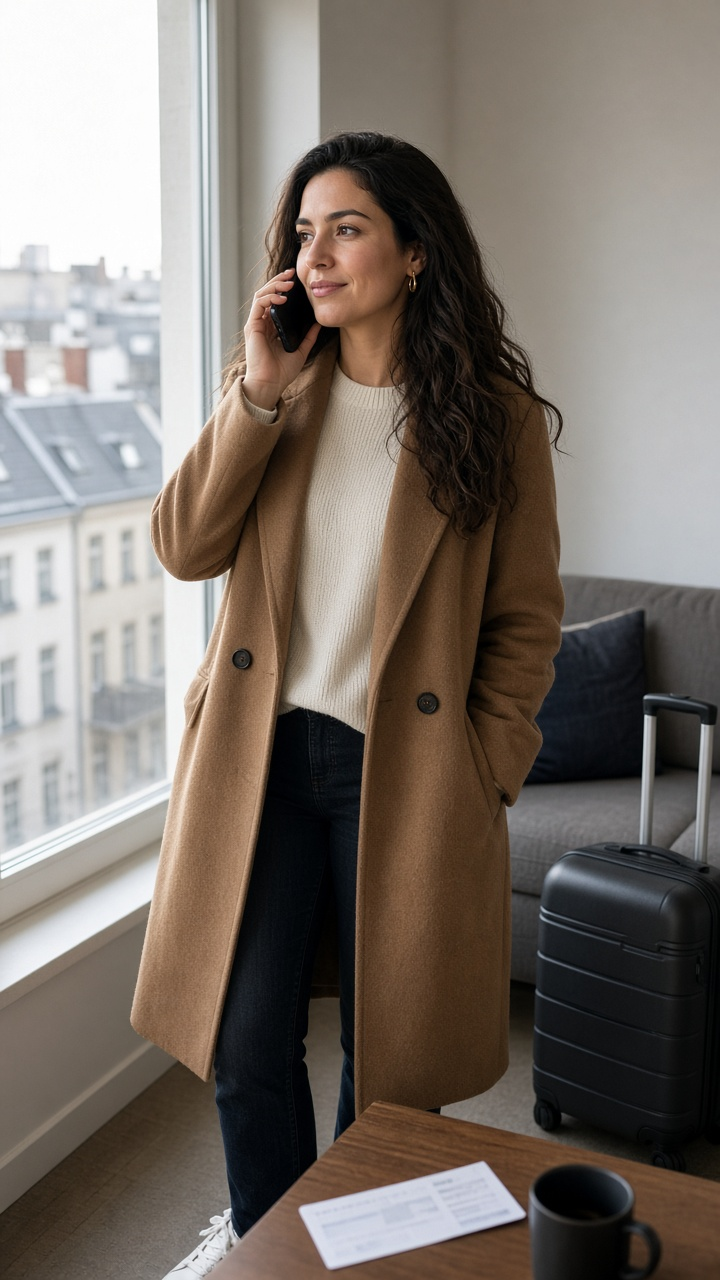
#> input picture ads/google/stills/01_berlin_call.png, 720 x 1280 px
$ python -i make_tagline_spots.py   (imports and definitions only)
#> lines starting #> are read from the running program, lines starting #| are printed output that depends on the picture
#!/usr/bin/env python3
"""Four very short brand spots — one tagline each, ending on Taxi and Fly.

Frames are drawn one by one so the words land on the voice instead of just
sliding a still around.
"""

from __future__ import annotations

import asyncio
import math
import shutil
import subprocess
import sys
import time
from pathlib import Path

import edge_tts
import numpy as np
from PIL import Image, ImageDraw, ImageFont

ROOT = Path(__file__).resolve().parent
BUILD = ROOT / "build"
ART = Path("/opt/cursor/artifacts")

sys.path.insert(0, str(ROOT))
from add_pretty_music import pretty_music  # noqa: E402
from build_video import FONT, FONT_REG, duration, ff, mix  # noqa: E402
from rebuild_brand_process import icon_lettering  # noqa: E402
from spot_audio import drive_music, logo_sting, plain_music  # noqa: E402

W, H, FPS = 1080, 1920, 30
GOLD = (255, 210, 40)
WHITE = (242, 242, 242)
GREY = (168, 168, 168)
BG = (8, 8, 8, 255)
APP_URL = "taxiapp2026.github.io/taxi-client-app"
BRAND_SPOKEN = (
    "Taxi and Fly. Η πιο εύκολη εφαρμογή για από και προς "
    "το αεροδρόμιο Ελ Βενιζέλος, Αθήνα."
)
BRAND_TAG = "Η πιο εύκολη εφαρμογή\nγια από και προς\nΑεροδρόμιο Ελ. Βενιζέλος · Αθήνα"

VOICE = "el-GR-NestorasNeural"
RATE = "-8%"
TICKS = 10_000_000.0

SPOTS = [
    {
        "slug": "pata-kleise-peta",
        "el": "Πάτα. Κλείσε. Πέτα.",
        "en": "Tap. Book. Fly.",
    },
    {
        "slug": "porta-pyli",
        "el": "Από την πόρτα σου μέχρι την πύλη σου",
        "en": "From your door to your gate",
    },
    {
        "slug": "xoris-agxos",
        "el": "Χωρίς εγγραφή. Χωρίς άγχος.",
        "en": "No sign-up. No stress.",
    },
    {
        "slug": "ptisi-porta",
        "el": "Η πτήση σου ξεκινάει από την πόρτα σου",
        "en": "Your flight starts at your front door",
    },
    {
        "slug": "gigantas-diamanti",
        "el": "Μην ψάχνεις τον γίγαντα.\nΒρες το διαμάντι.",
        "spoken": "Μην ψάχνεις τον γίγαντα. Βρες το διαμάντι.",
        "en": "Don't chase the giant. Find the diamond.",
        # Energetic drive bed under the VO; logo sting stays the same.
        "speech_bed": "drive",
        "brand_spoken": BRAND_SPOKEN,
        "brand_tag": BRAND_TAG,
    },
    {
        "slug": "odigoi-taxi",
        "el": "Επαγγελματίες πιστοποιημένοι\nοδηγοί ταξί.\nΣε συνδέουμε μαζί τους.",
        "spoken": "Επαγγελματίες πιστοποιημένοι οδηγοί ταξί. Σε συνδέουμε μαζί τους.",
        "en": "Certified taxi drivers. We connect you.",
        "speech_bed": "drive",
        "brand_spoken": BRAND_SPOKEN,
        "brand_tag": BRAND_TAG,
    },
]


def glow_layer() -> Image.Image:
    """Soft gold halo behind everything, so the black never looks flat."""
    h = H + 160
    yy, xx = np.mgrid[0:h, 0:W]
    d = np.sqrt(((xx - W / 2) / 620.0) ** 2 + ((yy - h / 2) / 760.0) ** 2)
    a = np.clip(1.0 - d, 0.0, 1.0) ** 2.4 * 78.0
    rgba = np.zeros((h, W, 4), dtype=np.uint8)
    rgba[..., 0], rgba[..., 1], rgba[..., 2] = GOLD
    rgba[..., 3] = a.astype(np.uint8)
    return Image.fromarray(rgba, "RGBA")


GLOW = glow_layer()
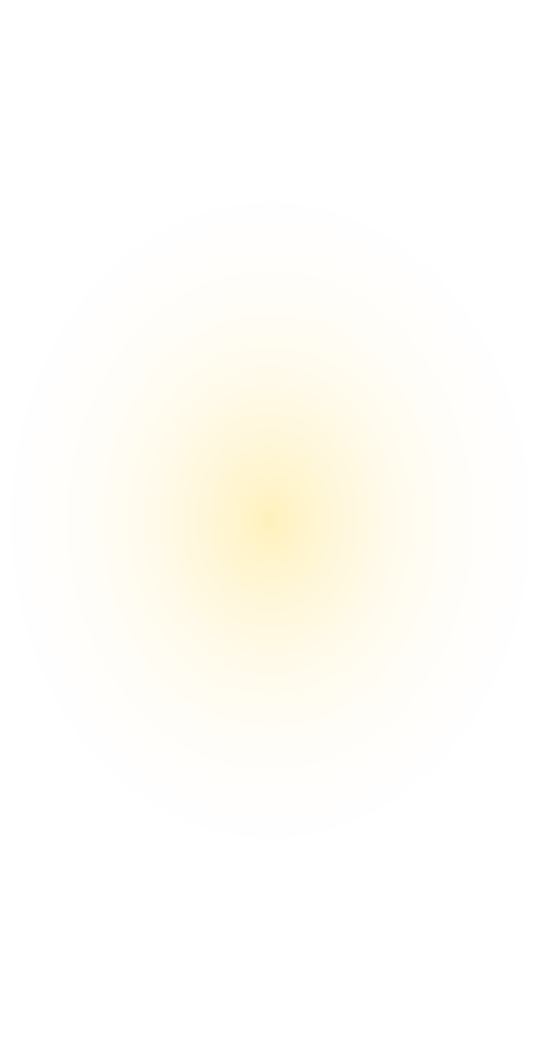
#> GLOW: PIL image 1080x2080 RGBA (shown at 1/2 size); mean R, G, B, A 255, 210, 40, 6.6; transparent parts drawn white
BADGE_SRC: Image.Image | None = None


# [153 lines left out: functions badge_image, layout_words, background, wrap_centered, tagline_frame, brand_frame, not called in this run]


# [22 lines not run here, left out]


def to_wav(src: Path, dst: Path) -> Path:
    ff("-i", str(src), "-ac", "1", "-ar", "44100", str(dst))
    return dst


def lead_silence(path: Path) -> float:
    out = subprocess.run(
        ["ffmpeg", "-v", "info", "-i", str(path), "-af", "silencedetect=noise=-50dB:d=0.05", "-f", "null", "-"],
        capture_output=True, text=True,
    ).stderr
    starts = [l for l in out.splitlines() if "silence_start" in l]
    ends = [l for l in out.splitlines() if "silence_end" in l]
    if not starts or not ends or float(starts[0].split("silence_start:")[1]) > 0.02:
        return 0.0
    return float(ends[0].split("silence_end:")[1].split("|")[0])


def trim_edges(src: Path, dst: Path) -> float:
    """Strip the dead air the TTS leaves at both ends; return the lead it cut."""
    lead = lead_silence(src)
    ff(
        "-i", str(src),
        "-af",
        "silenceremove=start_periods=1:start_duration=0:start_threshold=-50dB,"
        "areverse,"
        "silenceremove=start_periods=1:start_duration=0:start_threshold=-50dB,"
        "areverse",
        "-ac", "1", "-ar", "44100", str(dst),
    )
    return lead


GAP = 0.85
TAIL = 1.35
# Empty beat before the first word, so the open isn't clipped on entry.
INTRO = 0.45

VOICE_FX = (
    "highpass=f=80,equalizer=f=160:t=q:w=1:g=1.8,equalizer=f=2600:t=q:w=1:g=1.2,"
    "acompressor=threshold=-18dB:ratio=1.8:attack=15:release=140,"
    "aformat=sample_rates=44100:channel_layouts=stereo,volume=1.18"
)


# [46 lines left out: functions mix_voiced, mix_plain, encode, not called in this run]


# [141 lines not run here, left out]

>>> import cv2
>>> picture = cv2.imread('stills/01_berlin_call.png', cv2.IMREAD_GRAYSCALE)
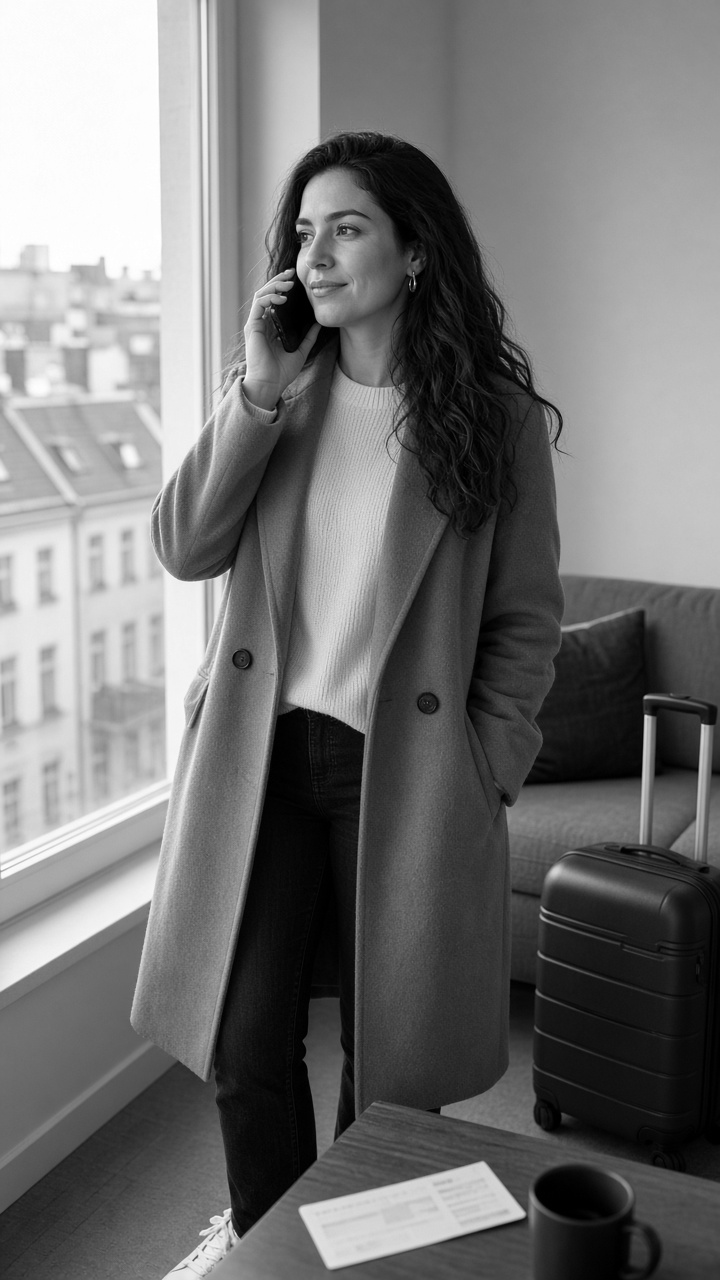
#> picture: shape (1280, 720); min 0, max 255, mean 115
>>> result = trim_edges(picture, 'out.png')
#> (the run stopped early here; a loop or call above may not have finished)

$ run again, on ads/google/stills/04_athens_arrivals.png
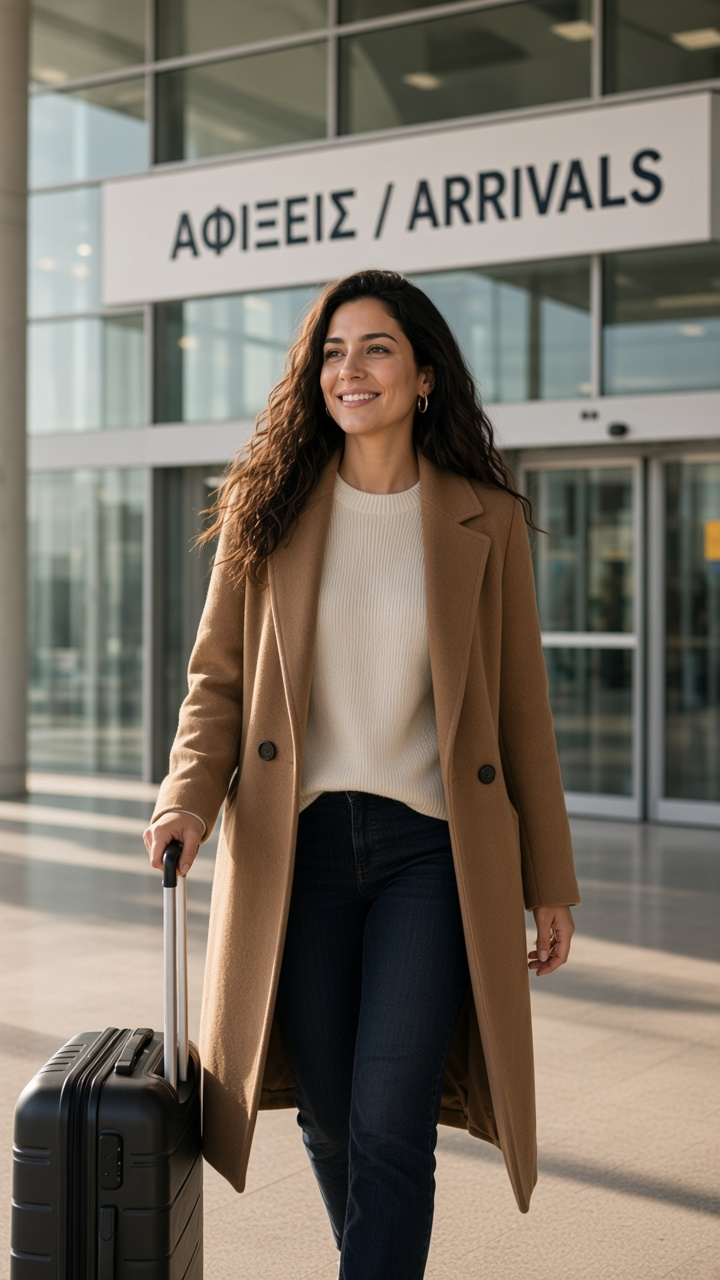
#> input picture ads/google/stills/04_athens_arrivals.png, 720 x 1280 px
#> `picture = cv2.imread('stills/01_berlin_call.png', cv2.IMREAD_GRAYSCALE)`:
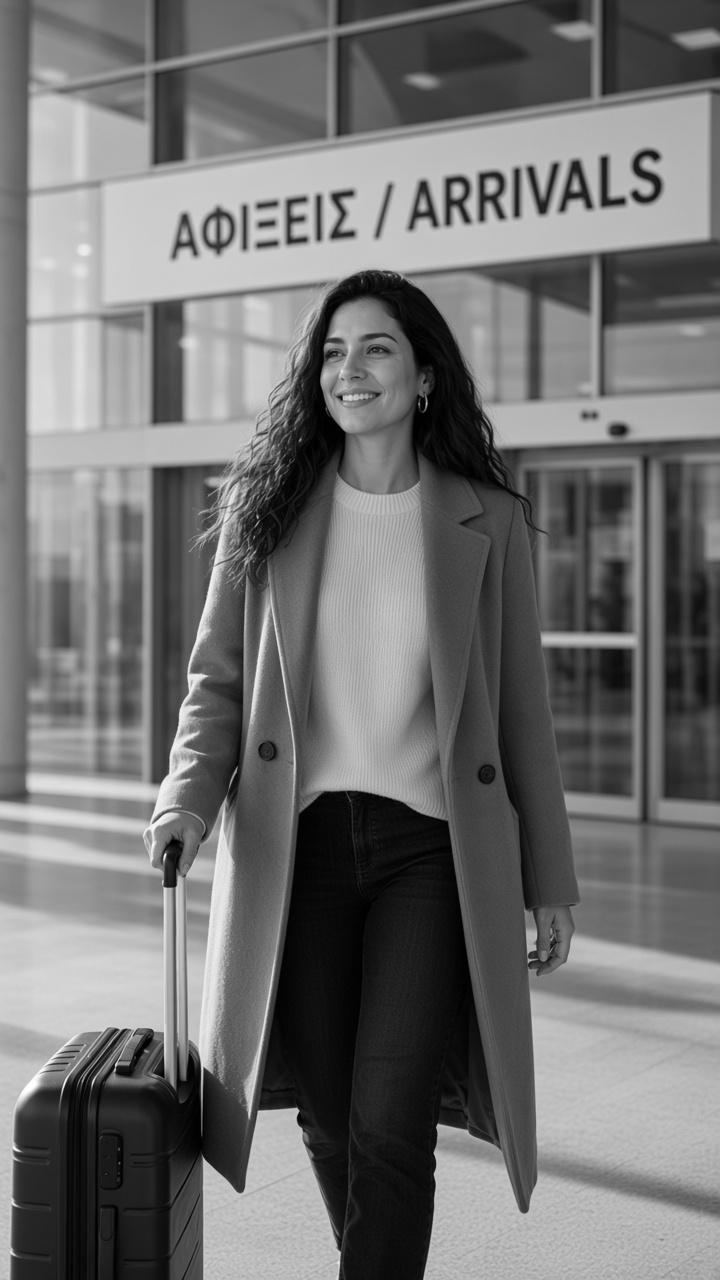
#> picture: shape (1280, 720); min 0, max 255, mean 113.5

$ run again, on ads/google/stills/05_taxi_pickup.png
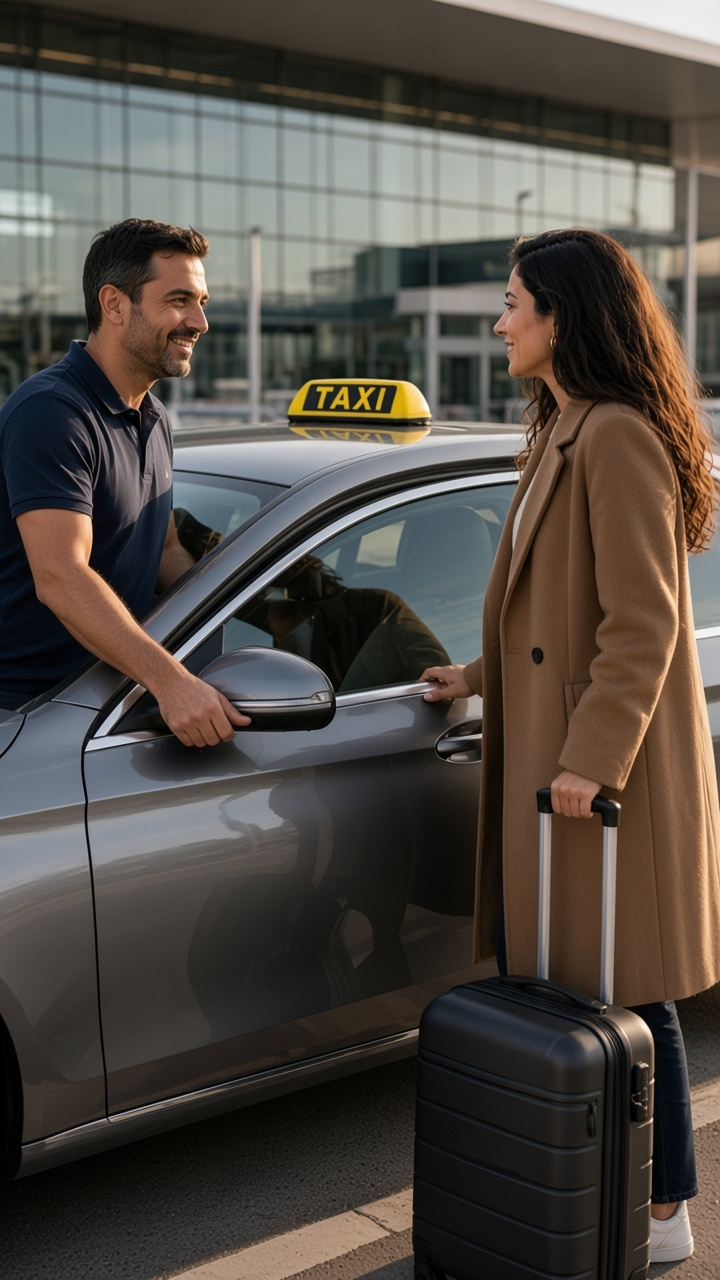
#> input picture ads/google/stills/05_taxi_pickup.png, 720 x 1280 px
#> `picture = cv2.imread('stills/01_berlin_call.png', cv2.IMREAD_GRAYSCALE)`:
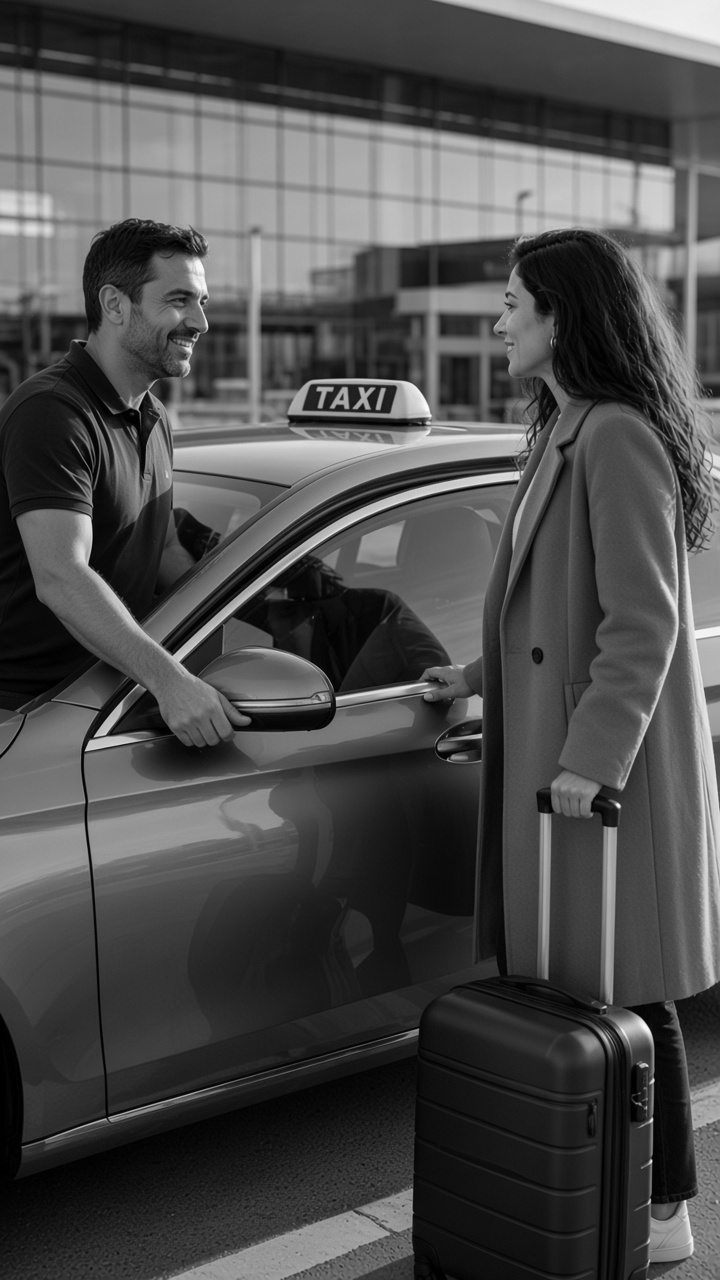
#> picture: shape (1280, 720); min 0, max 252, mean 75.9
